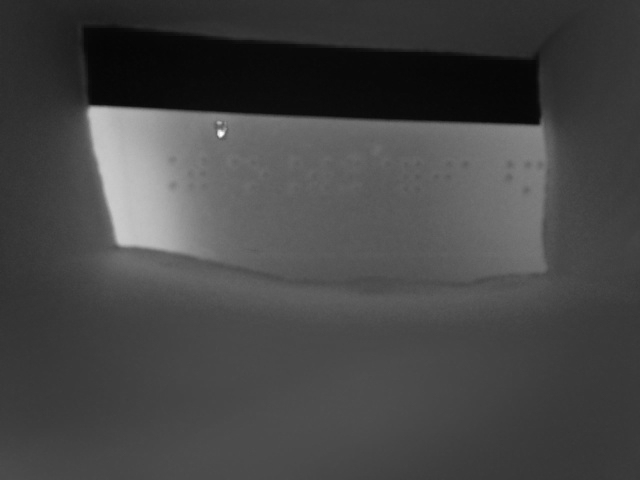
#> input picture captured_img/test_cap_img0.jpg, 640 x 480 px
$ python -i braille_contour_center.py   (imports and definitions only)
#> lines starting #> are read from the running program, lines starting #| are printed output that depends on the picture; after the words box and inside, x2 and y2 are one past the last pixel; in counts of white or black regions, pixels touching at a corner belong together
import cv2
import numpy as np

def preprocess_img(src_path):

#> called with src_path = '../captured_img/test_cap_img0.jpg'
    src = cv2.imread(src_path, cv2.IMREAD_COLOR)
#> src is the input picture: shape (480, 640, 3); min 5, max 255, mean 69.6
    src_gray = cv2.cvtColor(src, cv2.COLOR_BGR2GRAY)

    if src is None:
        raise ValueError("Failed to load image from {}".format(src))

    x, y, width, height = 120, 160, 460, 90
    cropped_gray_image = src_gray[y:y+height, x:x+width]
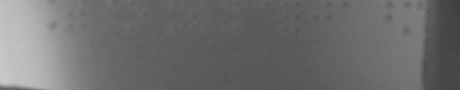
#> cropped_gray_image: shape (90, 460); min 62, max 200, mean 109.6
    cropped_image = src[y:y+height, x:x+width]

    background = cv2.medianBlur(cropped_gray_image, 27)
    foreground = cv2.absdiff(cropped_gray_image, background)
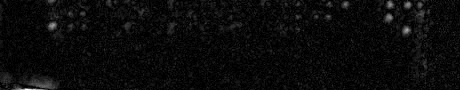
#> foreground: shape (90, 460); min 0, max 32, mean 1.4; drawn with min black and max white

    img_crop_bilateral = cv2.bilateralFilter(foreground, 3, 15, 15)
    img_gaussian = cv2.GaussianBlur(img_crop_bilateral, (3, 3), 0)

    _, img_binary = cv2.threshold(img_gaussian, 0, 255, cv2.THRESH_OTSU)
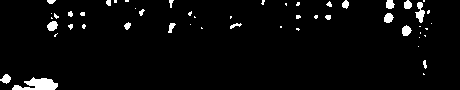
#> img_binary: shape (90, 460); 3.6% white; 52 white regions (31 under 20 px), largest, box (x1, y1, x2, y2) and area: (12, 77, 58, 90) 364, (415, 2, 425, 23) 115, (47, 21, 58, 31) 81

    window = cv2.getStructuringElement(cv2.MORPH_ELLIPSE,(5,5))
    morph2 = cv2.morphologyEx(img_binary, cv2.MORPH_OPEN, window, iterations=1)
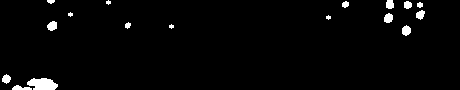
#> morph2: shape (90, 460); 2.4% white; 17 white regions (4 under 20 px), largest, box (x1, y1, x2, y2) and area: (27, 78, 58, 90) 282, (47, 21, 57, 31) 76, (402, 25, 411, 36) 74

    return cropped_image, morph2


def find_contour_center(processed_img):

    contours, hierarchy = cv2.findContours(processed_img, cv2.RETR_EXTERNAL, cv2.CHAIN_APPROX_SIMPLE)
    centroids = []

    # Repeat for all detected contours
    for contour in contours:
        # Calculate moment of contour
        M = cv2.moments(contour)

        # Give value 1 in case denominator is zero - to avoid division by zero
        if M['m00'] == 0:
            M['m00'] += 1
            continue

        # Calculate centroids
        cx = int(M['m10'] / M['m00'])
        cy = int(M['m01'] / M['m00'])

        # Add to list
        centroids.append((cx, cy))
        # print((cx,cy))

    return centroids

# [2 lines not run here, left out]

>>> result = preprocess_img('../captured_img/test_cap_img0.jpg')
